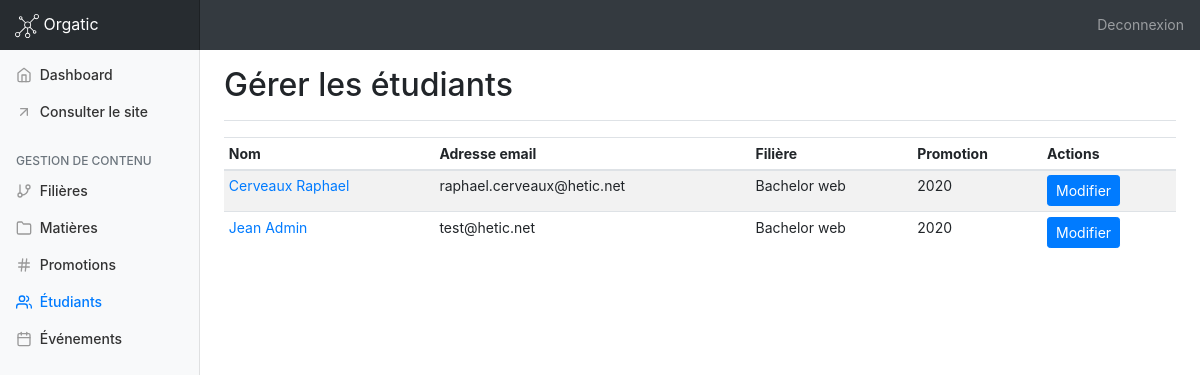
The app's page /manage_students.php (signed in) with its own data.
### tables this page shows
CREATE TABLE `users` (
  `id` int(11) NOT NULL,
  `email` varchar(255) NOT NULL,
  `username` varchar(255) NOT NULL,
  `password` varchar(255) NOT NULL,
  `promoID` int(11) NOT NULL,
  `role` int(11) NOT NULL
);

CREATE TABLE `filieres` (
  `id` int(11) NOT NULL,
  `name` varchar(255) NOT NULL
);

CREATE TABLE `promos` (
  `id` int(11) NOT NULL,
  `year` int(11) NOT NULL,
  `filiereID` int(11) NOT NULL
);

### models/admin/manage_students.php (called while the page is built)
<?php
$req = $bdd->prepare('SELECT * FROM users ORDER BY id DESC');
$req->execute();
$students = $req->fetchAll();

### public/manage_students.php (the view, shortened to what this page needs)
<?php
    require_once '../app/config/system.php';
    $title = 'Gérer les étudiants';
    require_once DIR_MODELS . '/admin/manage_students.php';
    require_once INCLUDES . '/admin/header.php';
?>
        <main role="main" class="col-md-9 ml-sm-auto col-lg-10 pt-3 px-4">
            <div class="d-flex justify-content-between flex-wrap flex-md-nowrap align-items-center pb-2 mb-3 border-bottom">
                <h1 class="h2"><?= $title; ?></h1>
            </div>
            <div class="table-responsive">
                <table class="table table-striped table-sm">
                    <thead>
                    <tr>
                        <th>Nom</th>
                        <th>Adresse email</th>
                        <th>Filière</th>
                        <th>Promotion</th>
                        <th>Actions</th>
                    </tr>
                    </thead>
                    <tbody>
                    <?php
                        foreach ($students as $student) {
                            $req = $bdd->prepare('SELECT * FROM promos WHERE id = ?');
                            $req->execute([
                                $student['promoID']
                            ]);
                            $promo = $req->fetch();
                            $req = $bdd->prepare('SELECT * FROM filieres WHERE id = ?');
                            $req->execute([
                                $promo['filiereID']
                            ]);
                            $filiere = $req->fetch();
                            echo '<tr>';
                            echo '<td><a href="edit_student.php?id='.$student['id'].'">'.$student['username'].'</a></td>';
                            echo '<td>'.$student['email'].'</td>';
                            echo '<td>'.$filiere['name'].'</td>';
                            echo '<td>'.$promo['year'].'</td>';
                            echo '<td><a href="edit_student.php?id='.$student['id'].'" class="btn btn-sm btn-primary">Modifier</a></td>';
                            echo '</tr>';
                        }
                    ?>
                    </tbody>
                </table>
            </div>
        </main>
<?php
require_once INCLUDES . '/admin/footer.php';
?>

### public/assets/admin/css/dashboard.css (style rules this page uses)
body { font-size: .875rem; }
.border-bottom { border-bottom: 1px solid #e5e5e5; }

### records on screen
users: username "Cerveaux Raphael", email "raphael.cerveaux@hetic.net", filieres.name "Bachelor web", promoID.year "2020"
users: username "Jean Admin", email "test@hetic.net", filieres.name "Bachelor web", promoID.year "2020"

### other values on screen
APP_NAME "Orgatic"
$title "Gérer les étudiants"
